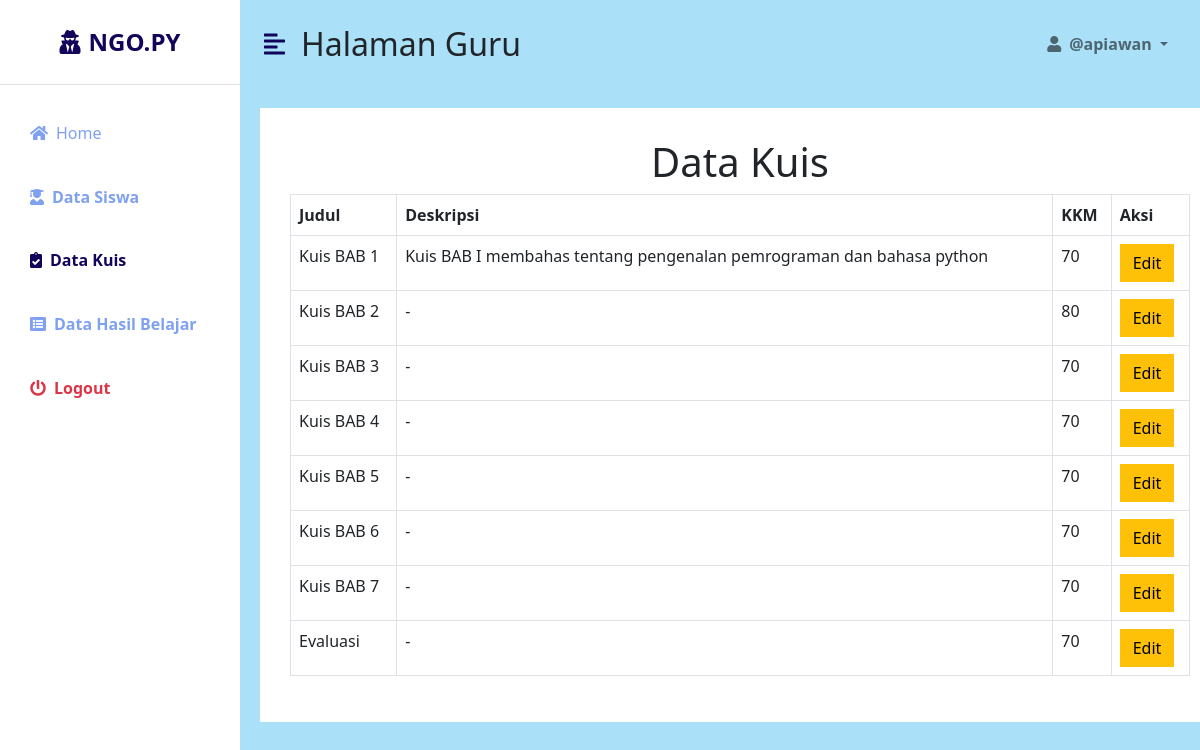
The app's page /akun/data_kuis (signed in) with its own data.
### akun/models.py (models this page shows)
class User(AbstractUser):
    is_guru = models.BooleanField(default=False)
    is_siswa = models.BooleanField(default=False)
    first_name = models.CharField(max_length=100)
    last_name = models.CharField(max_length=100)

### materi/models.py (models this page shows, shortened)
class Quiz(models.Model):
    title = models.CharField(max_length=255)
    description = models.TextField()
    category = models.ForeignKey(Category, on_delete=models.CASCADE)
    created_at = models.DateTimeField(auto_now_add=True)
    updated_at = models.DateTimeField(auto_now=True)
    kkm = models.IntegerField(default = 3)
    class Meta:
        verbose_name_plural = 'Quizzes'

### akun/views.py (the view)
# urls.py: path('data_kuis', views.data_kuis, name='data_kuis'),
@login_required(login_url='login_guru')
def data_kuis(request):
    kuis = MMODEL.Quiz.objects.all()
    return render(request,'guru/data_kuis.html',{'kuis':kuis})

### templates/guru/data_kuis.html (shortened to what this page needs)
{% load static %}
<!DOCTYPE html>
<html lang="en">
<head>
    <link href="https://cdn.jsdelivr.net/npm/bootstrap@5.0.0-beta3/dist/css/bootstrap.min.css" rel="stylesheet" />
    <link rel="stylesheet" href="https://cdnjs.cloudflare.com/ajax/libs/font-awesome/5.15.3/css/all.min.css" />
    <link rel="stylesheet" href="{% static 'css/style.css' %}">
</head>
<body>
    <div class="d-flex" id="wrapper">
        <div class="bg-white" id="sidebar-wrapper">
            <div class="sidebar-heading text-center py-4 primary-text fs-4 fw-bold text-uppercase border-bottom"><i
                    class="fas fa-user-secret me-2"></i>Ngo.py</div>
            <div class="list-group list-group-flush my-3">
              <a href="{% url 'home_guru' %}" class="list-group-item list-group-item-action bg-transparent second-text"><i
                class="fas fa-home me-2"></i>Home </a>
        <a href="{% url 'data_siswa' %}" class="list-group-item list-group-item-action bg-transparent second-text fw-bold"><i
                class="fas fa-user-graduate me-2"></i>Data Siswa</a>
        <a href="{% url 'data_kuis' %}" class="list-group-item list-group-item-action bg-transparent second-text fw-bold active"><i
                class="fas fa-clipboard-check me-2"></i>Data Kuis</a>
        <a href="{% url 'data_hasil_belajar' %}" class="list-group-item list-group-item-action bg-transparent second-text fw-bold"><i
                class="fas fa-list-alt me-2"></i>Data Hasil Belajar</a>
        <a href="{% url 'logout' %}" class="list-group-item list-group-item-action bg-transparent text-danger fw-bold"><i
                class="fas fa-power-off me-2"></i>Logout</a>
            </div>
        </div>
        <div id="page-content-wrapper">
            <nav class="navbar navbar-expand-lg navbar-light bg-transparent py-4 px-4">
                <div class="d-flex align-items-center">
                    <i class="fas fa-align-left primary-text fs-4 me-3" id="menu-toggle"></i>
                    <h2 class="fs-2 m-0">Halaman Guru</h2>
                </div>
                <div class="collapse navbar-collapse" id="navbarSupportedContent">
                    <ul class="navbar-nav ms-auto mb-2 mb-lg-0">
                        <li class="nav-item dropdown">
                            <a class="nav-link dropdown-toggle second-text fw-bold" href="#" id="navbarDropdown"
                                role="button" data-bs-toggle="dropdown" aria-expanded="false">
                                <i class="fas fa-user me-2"></i>@{{user.username}}
                            </a>
                        </li>
                    </ul>
                </div>
            </nav>
            <div class="container-fluid" style="background-color:white; min-height:500px; margin:20px; max-width:68rem; padding:30px;">
              <h1 align ="center">Data Kuis</h1>
              <table class="table table-hover table-bordered" id="dev-table">
                <thead>
                  <tr>
                    <th>Judul</th>
                    <th>Deskripsi</th>
                    <th>KKM</th>
                    <th>Aksi</th>
                  </tr>
                </thead>
                {% for t in kuis %}
                <tbody>
                <tr>
                  <td>{{t.title}}</td>
                  <td>{{t.description}}</td>
                  <td>{{t.kkm}}</td>
                  <td><a class="btn btn-warning btn-xs" style="border-radius: 0%;" href="{% url 'edit_kuis' pk=t.pk %}">Edit</a></td>
                </tr>
               </tbody>
                {% endfor %}
                </table>
              </div>
            </div>
        </div>
</body>
</html>

### static/css/style.css (style rules this page uses)
:root { --main-bg-color: #00146e; --main-text-color: #11045a; --second-text-color: #7fa1f0; --second-bg-color: #001d2b; }
.primary-text { color: var(--main-text-color); }
.second-text { color: var(--second-text-color); }
#wrapper { overflow-x: hidden; background-color: #aae0f8; }
#sidebar-wrapper { min-height: 100vh; margin-left: -15rem; -webkit-transition: margin 0.25s ease-out; -moz-transition: margin 0.25s ease-out; -o-transition: margin 0.25s ease-out; transition: margin 0.25s ease-out; }
#sidebar-wrapper .sidebar-heading { padding: 0.875rem 1.25rem; font-size: 1.2rem; }
#sidebar-wrapper .list-group { width: 15rem; }
#page-content-wrapper { min-width: 100vw; }
#menu-toggle { cursor: pointer; }
.list-group-item { border: none; padding: 20px 30px; }
.container-fluid { background-color:rgb(255, 255, 255); min-height:500px; margin:20px; max-width:68rem; padding:30px; }
.list-group-item.active { background-color: transparent; color: var(--main-text-color); font-weight: bold; border: none; }
@media (min-width: 768px) { #sidebar-wrapper { margin-left: 0; } }
@media (min-width: 768px) { #page-content-wrapper { min-width: 0; width: 100%; } }

### records on screen
User: username "apiawan"
Quiz: title "Kuis BAB 1", description "Kuis BAB I membahas tentang pengenalan pemrograman dan bahasa python", kkm "70"
Quiz: title "Kuis BAB 2", description "-", kkm "80"
Quiz: title "Kuis BAB 3", description "-", kkm "70"
Quiz: title "Kuis BAB 4", description "-", kkm "70"
Quiz: title "Kuis BAB 5", description "-", kkm "70"
Quiz: title "Kuis BAB 6", description "-", kkm "70"
Quiz: title "Kuis BAB 7", description "-", kkm "70"
Quiz: title "Evaluasi", description "-", kkm "70"
